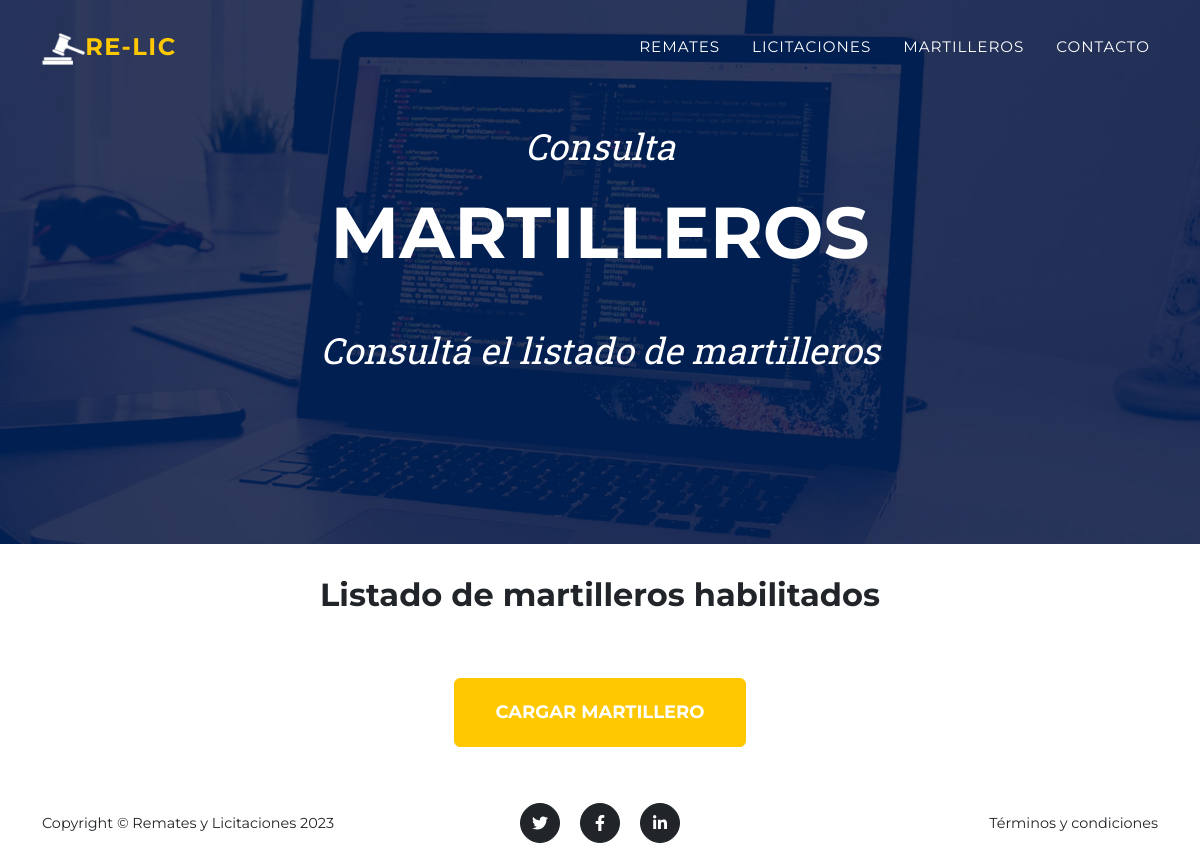
The page /Publicaciones/martilleros/ on the database as committed earlier.
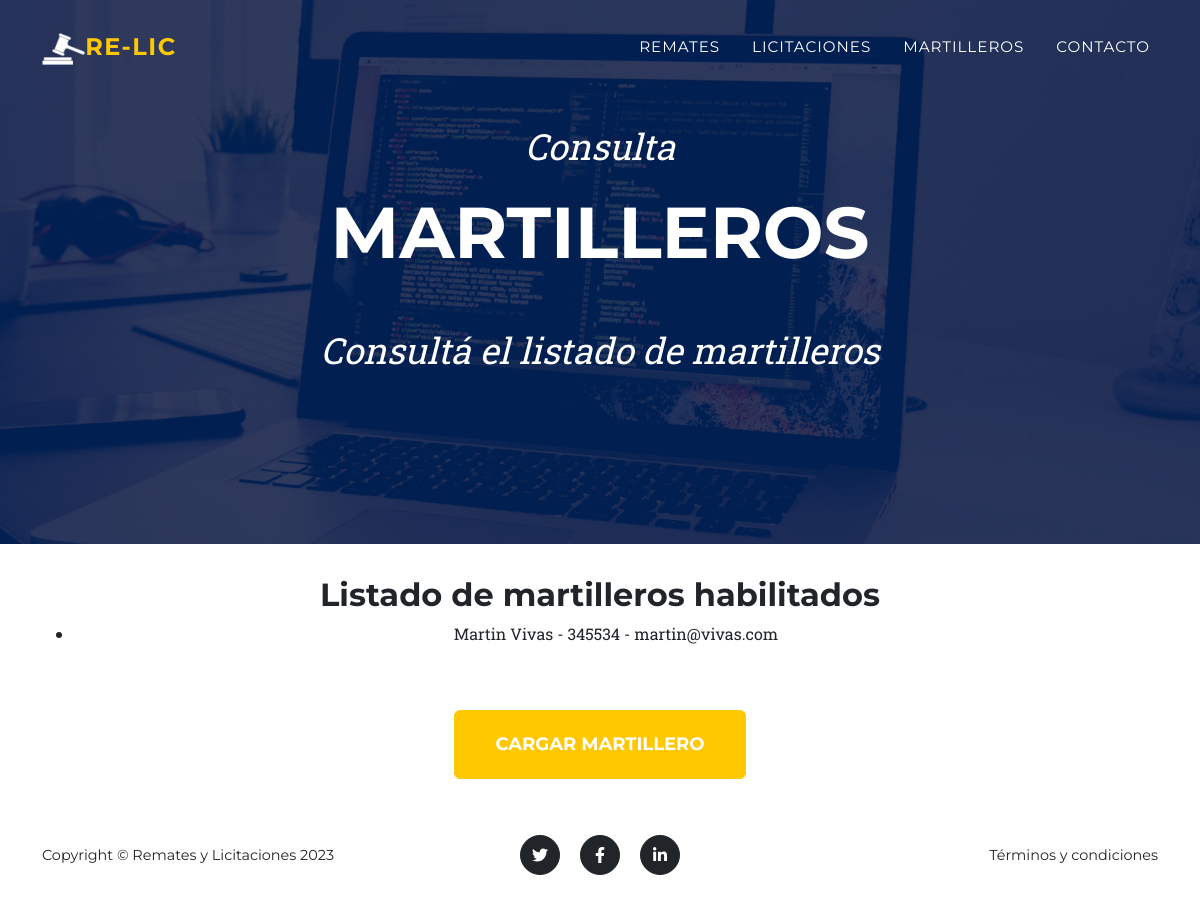
The same page on the database as committed later.
### Publicaciones/models.py (models this page shows, shortened)
class Martillero(models.Model):
    nombre = models.CharField(max_length=50)
    apellido = models.CharField(max_length=50)
    matricula = models.IntegerField()
    email = models.EmailField()

### Publicaciones/views.py (the view)
# urls.py: path('martilleros/', martilleros, name='martilleros'),
def martilleros(request):
    lista_martilleros=Martillero.objects.all()
    return render(request,'martilleros.html', {'listado_martilleros':lista_martilleros})

### Publicaciones/templates/martilleros.html
{% extends "padre.html" %}
{% load static %}
{% block contenido_hero %}
<div class="masthead-subheading">Consulta</div>
<div class="masthead-heading text-uppercase">Martilleros</div>
<div class="masthead-subheading">Consultá el listado de martilleros</div>
{% endblock %}
{% block listado %}
<h2>Listado de martilleros habilitados</h2>
<ul>
    {% for martillero in listado_martilleros %}
        <li>{{ martillero.nombre }} {{ martillero.apellido }} - {{ martillero.matricula }} - {{ martillero.email }}</li>
    {% endfor %}
</ul>
<br>
<br>
<a class="btn btn-warning btn-xl text-uppercase" href="{% url 'carga_martilleros' %}">Cargar martillero</a>
{% endblock %}

Rows that differ between the two databases and show on the page:
added Martillero: nombre "Martin", apellido "Vivas", matricula "345534", email "martin@vivas.com"
